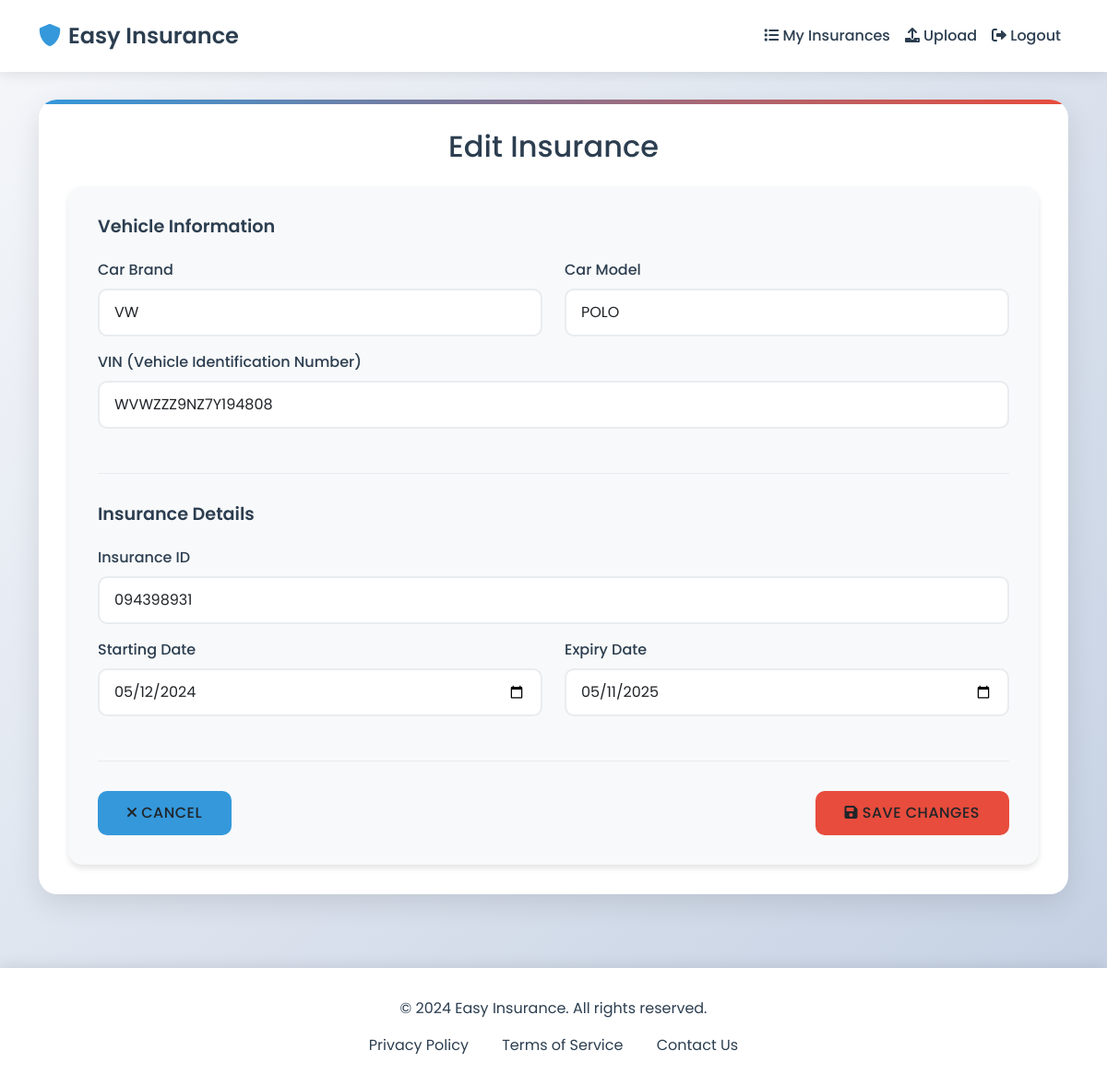
The page /EasyInsurance/insurances/2/edit/ (signed in) on the database its author committed.
### EasyInsurance/models.py (models this page shows, shortened)
class Insurance(models.Model):
    user = models.ForeignKey(User, on_delete=models.CASCADE, related_name='insurances', null=True, default=1)
    insurance_id = models.CharField(max_length=50)
    expiry_date = models.DateTimeField()
    starting_date = models.DateTimeField()
    car_brand = models.CharField(max_length=50)
    car_model = models.CharField(max_length=50)
    VIN = models.CharField(max_length=50)
    class Meta:
        unique_together = ['user', 'insurance_id']

### EasyInsurance/views.py (the view, shortened to what this page needs)
# urls.py: path("insurances/<int:insurance_id>/edit/", views.InsuranceEditView.as_view(), name="insurance_edit"),
class InsuranceEditView(View):
    template_name = "Webpages/insurance_edit.html"
    def get(self, request, insurance_id):
        user_id = request.session.get('user_id')
        if not user_id:
            messages.error(request, 'Please log in to edit insurance records')
            return redirect('login')
        insurance = get_object_or_404(Insurance, id=insurance_id, user_id=user_id)
        return render(request, self.template_name, {'insurance': insurance})

### templates/Webpages/insurance_edit.html (shortened to what this page needs)
{% extends 'Webpages/base.html' %}
{% block content %}
<div class="content-container">
    <h2 class="text-center mb-4">Edit Insurance</h2>
    <div class="form-container">
        <form method="post">
            <div class="form-section">
                <h3 class="section-title">Vehicle Information</h3>
                <div class="row">
                    <div class="col-md-6 mb-3">
                        <label for="car_brand" class="form-label">Car Brand</label>
                        <input type="text" class="form-control" id="car_brand" name="car_brand" value="{{ insurance.car_brand }}" required>
                    </div>
                    <div class="col-md-6 mb-3">
                        <label for="car_model" class="form-label">Car Model</label>
                        <input type="text" class="form-control" id="car_model" name="car_model" value="{{ insurance.car_model }}" required>
                    </div>
                </div>
                <div class="mb-3">
                    <label for="VIN" class="form-label">VIN (Vehicle Identification Number)</label>
                    <input type="text" class="form-control" id="VIN" name="VIN" value="{{ insurance.VIN }}" required>
                </div>
            </div>
            <div class="form-section">
                <h3 class="section-title">Insurance Details</h3>
                <div class="mb-3">
                    <label for="insurance_id" class="form-label">Insurance ID</label>
                    <input type="text" class="form-control" id="insurance_id" name="insurance_id" value="{{ insurance.insurance_id }}" required>
                </div>
                <div class="row">
                    <div class="col-md-6 mb-3">
                        <label for="starting_date" class="form-label">Starting Date</label>
                        <input type="date" class="form-control" id="starting_date" name="starting_date" value="{{ insurance.starting_date|date:'Y-m-d' }}" required>
                    </div>
                    <div class="col-md-6 mb-3">
                        <label for="expiry_date" class="form-label">Expiry Date</label>
                        <input type="date" class="form-control" id="expiry_date" name="expiry_date" value="{{ insurance.expiry_date|date:'Y-m-d' }}" required>
                    </div>
                </div>
            </div>
            <div class="d-flex justify-content-between mt-4">
                <a href="{% url 'insurance_detail' insurance.id %}" class="btn btn-cancel">
                    <i class="fas fa-times"></i> Cancel
                </a>
                <button type="submit" class="btn btn-submit">
                    <i class="fas fa-save"></i> Save Changes
                </button>
            </div>
        </form>
    </div>
</div>
{% endblock %}

### templates/Webpages/base.html (style rules this page uses)
:root { --primary-color: #2c3e50; --secondary-color: #3498db; --accent-color: #e74c3c; --light-bg: #f8f9fa; --text-color: #2c3e50; --success-color: #2ecc71; --warning-color: #f1c40f; --danger-color: #e74c3c; }
body { font-family: 'Poppins', sans-serif; background: linear-gradient(135deg, #f5f7fa 0%, #c3cfe2 100%); min-height: 100vh; color: var(--text-color); padding-top: 76px; }
.content-container { background: white; border-radius: 20px; padding: 2rem; box-shadow: 0 10px 30px rgba(0, 0, 0, 0.1); position: relative; overflow: hidden; }
.content-container::before { content: ''; position: absolute; top: 0; left: 0; width: 100%; height: 5px; background: linear-gradient(90deg, var(--secondary-color), var(--accent-color)); }
.btn { border-radius: 10px; padding: 0.75rem 1.5rem; font-weight: 500; text-transform: uppercase; letter-spacing: 0.5px; transition: all 0.3s ease; }

### templates/Webpages/insurance_edit.html (style rules this page uses)
.form-container { background: var(--light-bg); border-radius: 15px; padding: 2rem; box-shadow: 0 4px 6px rgba(0, 0, 0, 0.1); }
.form-label { font-weight: 500; color: var(--primary-color); margin-bottom: 0.5rem; }
.form-control { border: 2px solid #e9ecef; border-radius: 10px; padding: 0.75rem 1rem; transition: all 0.3s ease; }
.form-section { margin-bottom: 2rem; padding-bottom: 2rem; border-bottom: 1px solid #e9ecef; }
.section-title { color: var(--primary-color); font-size: 1.2rem; font-weight: 600; margin-bottom: 1.5rem; }
.btn-submit { background: var(--accent-color); border: none; border-radius: 10px; padding: 0.75rem 2rem; font-weight: 500; transition: all 0.3s ease; }
.btn-cancel { background: var(--secondary-color); border: none; border-radius: 10px; padding: 0.75rem 2rem; font-weight: 500; transition: all 0.3s ease; }

### rows shown on the page
Insurance: car_brand "VW", car_model "POLO", VIN "WVWZZZ9NZ7Y194808", insurance_id "094398931", starting_date "05/12/2024", expiry_date "05/11/2025"
